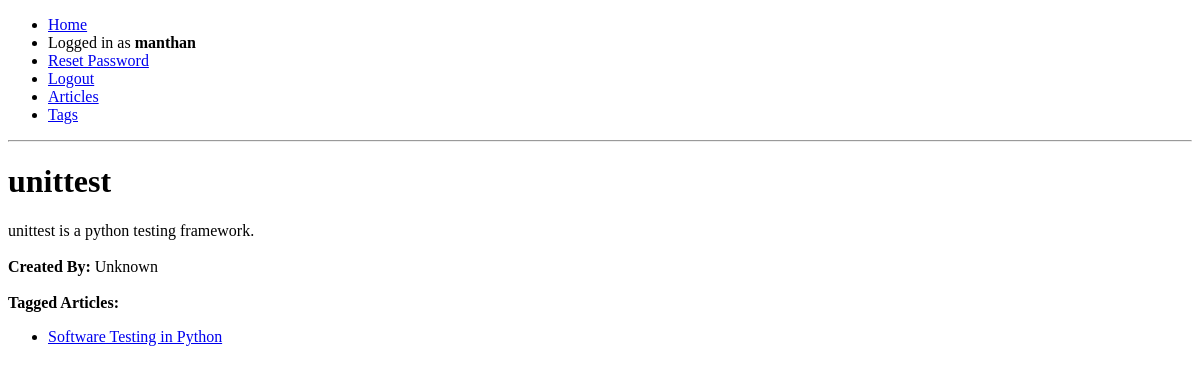
/tags/2/ (signed in), run on an earlier commit of the app's database.
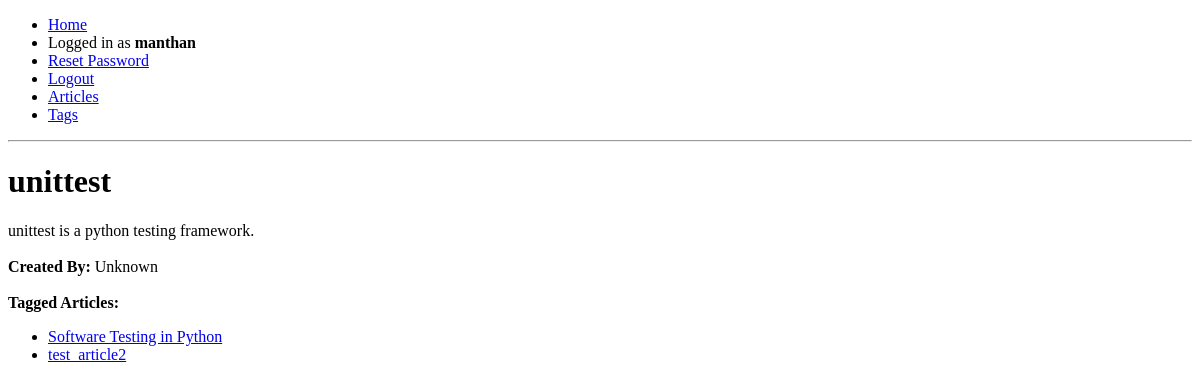
And on a later commit of the database.
### articles/models.py (models this page shows, shortened)
class Article(models.Model):
    title = models.CharField(max_length=50, unique=True)
    description = models.CharField(max_length=200, null=True)
    content = models.FileField(upload_to='uploaded_articles/', unique=True)
    thumbnail = models.ImageField(upload_to='uploaded_articles/')
    authors = models.ManyToManyField(User, related_name='articles_written')
    tags = models.ManyToManyField(Tag, related_name='articles_tagged')
    date_created = models.DateTimeField(auto_now_add=True,
                                        db_column='data_created')

### articles/views.py (the view)
# urls.py: path('tags/<int:id_>/', views.tag_view, name='tag_url'),
@login_required(login_url='login_url')
def tag_view(request, id_):
    tag = models.Tag.objects.get(id=id_)
    return render(request, 'tag_view.html', {'tag': tag})

### templates/tag_view.html (shortened to what this page needs)
{% extends 'base.html' %}
{% block content %}
<h1>{{tag.title}}</h1>
{{tag.description}}<br><br>
<strong>Created By: </strong>
{% if not tag.author is None %}
<a href="">{{tag.author}}</a>
{% else %}
Unknown
{% endif %}
<br><br>
<strong>Tagged Articles: </strong><br>
<ul>
    {% for article in tag.articles_tagged.all %}
    <li><a href="{% url 'article_url' article.id %}">{{article.title}}</a></li>
    {% endfor %}
</ul>
{% endblock %}

What changed in the data, as far as the page shows it:
added Article: title "test_article2"
